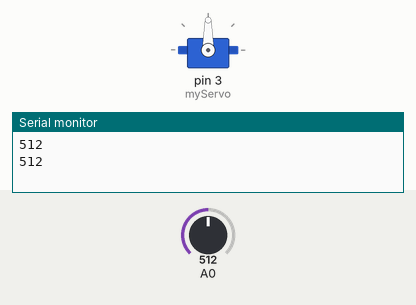
Simulated run of this sketch. Board: Arduino Uno, built with avr-gcc and run on an emulated ATmega328P. Shown: servo, the last lines printed to the serial monitor. Inputs (shaded band) come from the test bench; at power-on: A0 = 512.

Above: at 1.8 s.
1.9 s: A0 set to 501
At 3.1 s:
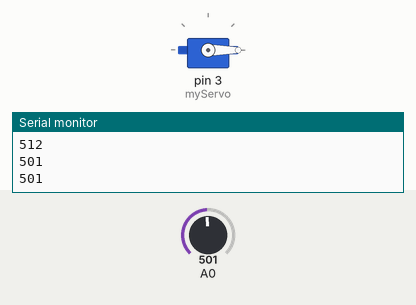
3.5 s: A0 set to 522
At 4.6 s:
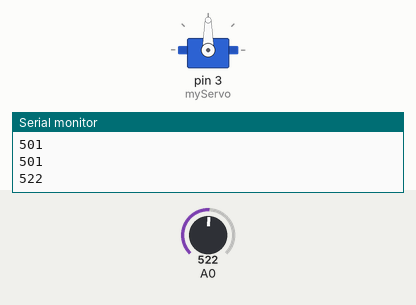
5.5 s: A0 set to 511
At 7.4 s:
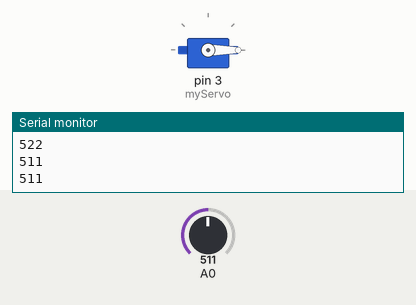
Timing chart, 0 to 8.9 s (numbered marks = the images above; inputs shaded):
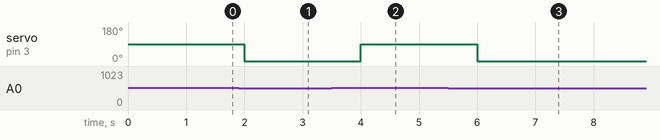

Measured:
- the behaviour switches between 512 and 511 on A0 (found by bisection; images 0 and 1)
- after the input at 1.9 s, servo on pin 3 (myServo): 90° → 0° after 0.10 s
- after the input at 3.5 s, servo on pin 3 (myServo): 0° → 90° after 0.50 s
- after the input at 5.5 s, servo on pin 3 (myServo): 90° → 0° after 0.50 s

The sketch:

irrigation.ino
```cpp
#include <Servo.h>

Servo myServo;
int isOpened = 0;

void setup()
{
  myServo.attach(3);
  Serial.begin(9600);
}

void loop()
{
  int moistureVal = analogRead(A0);
  Serial.println(moistureVal);

  if(moistureVal >= 512){
    if(isOpened == 0)
    	myServo.write(90);
    isOpened = 1;
  }
  else{
  	if(isOpened == 1)
      myServo.write(0);
    isOpened = 0;
  }

  delay(1000);
}
```
